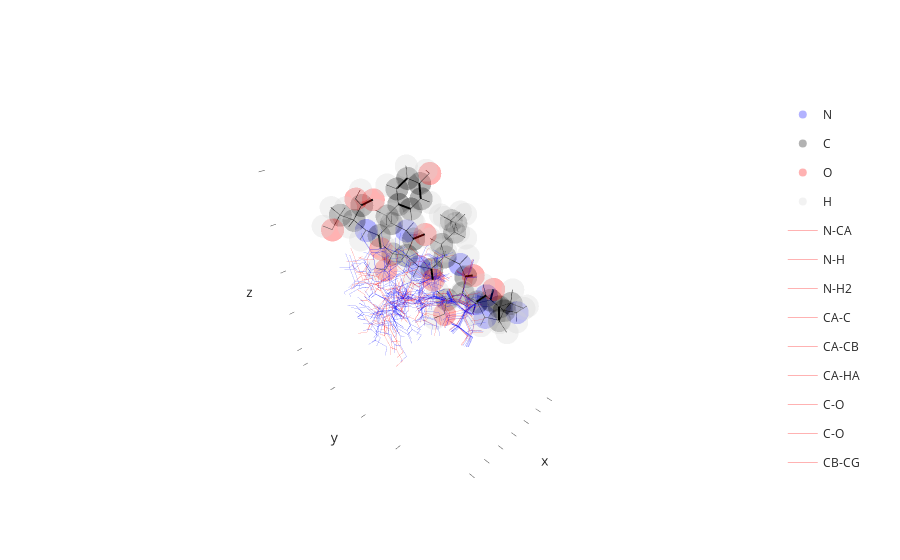

Write notebook code for a chart like this one.
### Code cell
env = DistanceRotatron(graph, edges, concatenation_function=lambda x: np.mean(x) - np.min(x) **2)
for i in range(5):
    final = bam.optimizers.quick_optimize(structure.copy())
    v.draw_edges(*final.bonds, color="blue", opacity=0.3)
v.show()
